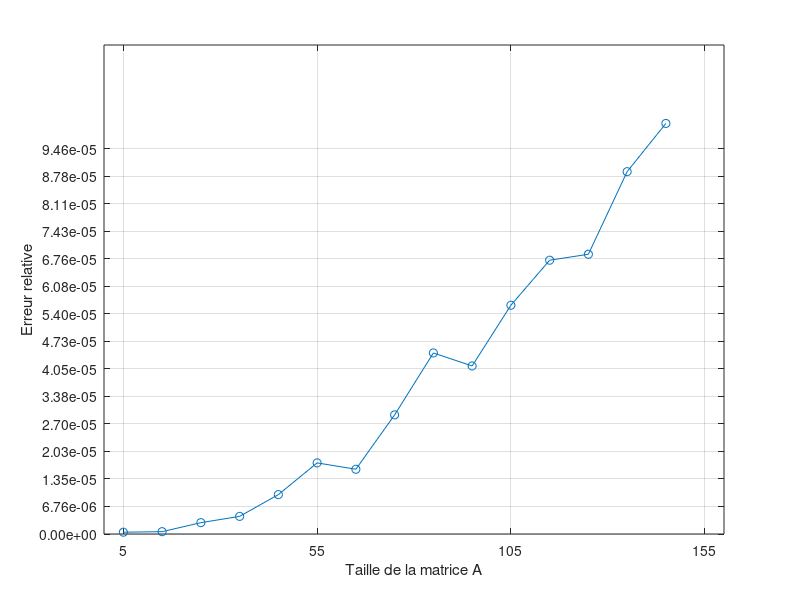

Reproduce this figure in MATLAB.
clear all, close all;
fid = fopen("resultat.txt", "r");
data = textscan(fid, "%f %f", "HeaderLines", 1);
fclose(fid);

n      = data{2}(1:end-1);
Erreur = data{1}(2:end);

pas = abs(Erreur(2:end)-Erreur(1:end-1));
pas = max(pas)/3;

plot(n, Erreur, 'o-');
xticks(5:50:705);
yticks(0:pas:max(Erreur));

yticks = get(gca, 'ytick');           % récupérer les ticks actuels
yticklabels = arrayfun(@(v) sprintf('%.2e', v), yticks, 'UniformOutput', false);
set(gca, 'yticklabel', yticklabels);

xlabel('Taille de la matrice A');
ylabel('Erreur relative');
grid on;
